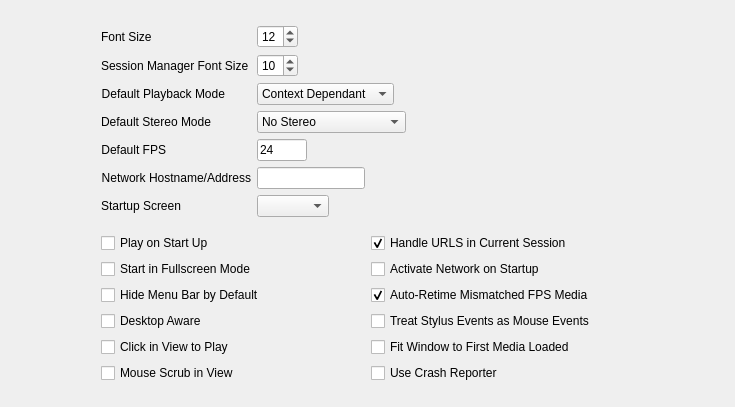
     <widget class="QWidget" name="generalTab">
      <attribute name="title">
       <string>General</string>
      </attribute>
      <layout class="QHBoxLayout" name="horizontalLayout_21">
       <property name="topMargin">
        <number>25</number>
       </property>
       <item>
        <spacer name="horizontalSpacer_34">
         <property name="orientation">
          <enum>Qt::Horizontal</enum>
         </property>
         <property name="sizeType">
          <enum>QSizePolicy::MinimumExpanding</enum>
         </property>
         <property name="sizeHint" stdset="0">
          <size>
           <width>90</width>
           <height>17</height>
          </size>
         </property>
        </spacer>
       </item>
       <item>
        <layout class="QVBoxLayout" name="verticalLayout_8">
         <item>
          <layout class="QFormLayout" name="formLayout_9">
           <property name="fieldGrowthPolicy">
            <enum>QFormLayout::FieldsStayAtSizeHint</enum>
           </property>
           <item row="0" column="0">
            <widget class="QLabel" name="label_20">
             <property name="text">
              <string>Font Size</string>
             </property>
            </widget>
           </item>
           <item row="0" column="1">
            <widget class="QSpinBox" name="fontSizeSpinBox">
             <property name="minimum">
              <number>10</number>
             </property>
             <property name="value">
              <number>12</number>
             </property>
            </widget>
           </item>
           <item row="1" column="0">
            <widget class="QLabel" name="label_21">
             <property name="text">
              <string>Session Manager Font Size</string>
             </property>
            </widget>
           </item>
           <item row="1" column="1">
            <widget class="QSpinBox" name="fontSize2SpinBox">
             <property name="minimum">
              <number>5</number>
             </property>
             <property name="value">
              <number>10</number>
             </property>
            </widget>
           </item>
           <item row="2" column="0">
            <widget class="QLabel" name="label_29">
             <property name="text">
              <string>Default Playback Mode</string>
             </property>
             <property name="alignment">
              <set>Qt::AlignRight|Qt::AlignTrailing|Qt::AlignVCenter</set>
             </property>
            </widget>
           </item>
           <item row="2" column="1">
            <layout class="QHBoxLayout" name="horizontalLayout_23">
             <item>
              <widget class="QComboBox" name="playbackModeCombo">
               <item>
                <property name="text">
                 <string>Context Dependant</string>
                </property>
               </item>
               <item>
                <property name="text">
                 <string>Play All Frames</string>
                </property>
               </item>
               <item>
                <property name="text">
                 <string>Realtime</string>
                </property>
               </item>
              </widget>
             </item>
             <item>
              <spacer name="horizontalSpacer_23">
               <property name="orientation">
                <enum>Qt::Horizontal</enum>
               </property>
               <property name="sizeHint" stdset="0">
                <size>
                 <width>40</width>
                 <height>20</height>
                </size>
               </property>
              </spacer>
             </item>
            </layout>
           </item>
           <item row="3" column="0">
            <widget class="QLabel" name="label_33">
             <property name="text">
              <string>Default Stereo Mode</string>
             </property>
             <property name="alignment">
              <set>Qt::AlignRight|Qt::AlignTrailing|Qt::AlignVCenter</set>
             </property>
            </widget>
           </item>
           <item row="3" column="1">
            <layout class="QHBoxLayout" name="horizontalLayout_24">
             <item>
              <widget class="QComboBox" name="stereoModeCombo">
               <item>
                <property name="text">
                 <string>No Stereo</string>
                </property>
               </item>
               <item>
                <property name="text">
                 <string>Anaglyph</string>
                </property>
               </item>
               <item>
                <property name="text">
                 <string>Side-by-Side</string>
                </property>
               </item>
               <item>
                <property name="text">
                 <string>Side-by-Side Mirrored</string>
                </property>
               </item>
               <item>
                <property name="text">
                 <string>Left Only</string>
                </property>
               </item>
               <item>
                <property name="text">
                 <string>Right Only</string>
                </property>
               </item>
               <item>
                <property name="text">
                 <string>DLP Stereo</string>
                </property>
               </item>
               <item>
                <property name="text">
                 <string>LCD Scanline</string>
                </property>
               </item>
               <item>
                <property name="text">
                 <string>OpenGL Hardware</string>
                </property>
               </item>
              </widget>
             </item>
             <item>
              <spacer name="horizontalSpacer_24">
               <property name="orientation">
                <enum>Qt::Horizontal</enum>
               </property>
               <property name="sizeHint" stdset="0">
                <size>
                 <width>40</width>
                 <height>20</height>
                </size>
               </property>
              </spacer>
             </item>
            </layout>
           </item>
           <item row="4" column="0">
            <widget class="QLabel" name="label_47">
             <property name="text">
              <string>Default FPS</string>
             </property>
             <property name="alignment">
              <set>Qt::AlignRight|Qt::AlignTrailing|Qt::AlignVCenter</set>
             </property>
            </widget>
           </item>
           <item row="4" column="1">
            <layout class="QHBoxLayout" name="horizontalLayout_25">
             <item>
              <widget class="QLineEdit" name="fpsEdit">
               <property name="maximumSize">
                <size>
                 <width>50</width>
                 <height>16777215</height>
                </size>
               </property>
               <property name="text">
                <string>24</string>
               </property>
              </widget>
             </item>
             <item>
              <spacer name="horizontalSpacer_25">
               <property name="orientation">
                <enum>Qt::Horizontal</enum>
               </property>
               <property name="sizeHint" stdset="0">
                <size>
                 <width>40</width>
                 <height>20</height>
                </size>
               </property>
              </spacer>
             </item>
            </layout>
           </item>
           <item row="5" column="0">
            <widget class="QLabel" name="label_62">
             <property name="text">
              <string>Network Hostname/Address</string>
             </property>
             <property name="alignment">
              <set>Qt::AlignRight|Qt::AlignTrailing|Qt::AlignVCenter</set>
             </property>
            </widget>
           </item>
           <item row="5" column="1">
            <layout class="QHBoxLayout" name="horizontalLayout_26">
             <item>
              <widget class="QLineEdit" name="networkHostEdit">
               <property name="text">
                <string/>
               </property>
              </widget>
             </item>
             <item>
              <spacer name="horizontalSpacer_26">
               <property name="orientation">
                <enum>Qt::Horizontal</enum>
               </property>
               <property name="sizeHint" stdset="0">
                <size>
                 <width>40</width>
                 <height>20</height>
                </size>
               </property>
              </spacer>
             </item>
            </layout>
           </item>
           <item row="6" column="0">
            <widget class="QLabel" name="label_68">
             <property name="text">
              <string>Startup Screen</string>
             </property>
             <property name="alignment">
              <set>Qt::AlignRight|Qt::AlignTrailing|Qt::AlignVCenter</set>
             </property>
            </widget>
           </item>
           <item row="6" column="1">
            <layout class="QHBoxLayout" name="horizontalLayout_37">
             <item>
              <widget class="QComboBox" name="startupScreenCombo"/>
             </item>
             <item>
              <spacer name="horizontalSpacer_43">
               <property name="orientation">
                <enum>Qt::Horizontal</enum>
               </property>
               <property name="sizeHint" stdset="0">
                <size>
                 <width>40</width>
                 <height>20</height>
                </size>
               </property>
              </spacer>
             </item>
            </layout>
           </item>
          </layout>
         </item>
         <item>
          <spacer name="verticalSpacer_5">
           <property name="orientation">
            <enum>Qt::Vertical</enum>
           </property>
           <property name="sizeType">
            <enum>QSizePolicy::Fixed</enum>
           </property>
           <property name="sizeHint" stdset="0">
            <size>
             <width>20</width>
             <height>10</height>
            </size>
           </property>
          </spacer>
         </item>
         <item>
          <layout class="QGridLayout" name="gridLayout">
           <item row="0" column="0">
            <widget class="QCheckBox" name="playOnStartupToggle">
             <property name="text">
              <string>Play on Start Up</string>
             </property>
            </widget>
           </item>
           <item row="0" column="1">
            <widget class="QCheckBox" name="reuseSessionToggle">
             <property name="text">
              <string>Handle URLS in Current Session</string>
             </property>
             <property name="checked">
              <bool>true</bool>
             </property>
            </widget>
           </item>
           <item row="1" column="0">
            <widget class="QCheckBox" name="fullscreenOnStartupToggle">
             <property name="text">
              <string>Start in Fullscreen Mode</string>
             </property>
            </widget>
           </item>
           <item row="1" column="1">
            <widget class="QCheckBox" name="networkToggle">
             <property name="text">
              <string>Activate Network on Startup</string>
             </property>
            </widget>
           </item>
           <item row="2" column="0">
            <widget class="QCheckBox" name="noMenuBarToggle">
             <property name="text">
              <string>Hide Menu Bar by Default</string>
             </property>
            </widget>
           </item>
           <item row="2" column="1">
            <widget class="QCheckBox" name="autoRetimeToggle">
             <property name="text">
              <string>Auto-Retime Mismatched FPS Media</string>
             </property>
             <property name="checked">
              <bool>true</bool>
             </property>
            </widget>
           </item>
           <item row="3" column="0">
            <widget class="QCheckBox" name="desktopAwareToggle">
             <property name="text">
              <string>Desktop Aware</string>
             </property>
            </widget>
           </item>
           <item row="3" column="1">
            <widget class="QCheckBox" name="stylusAsMouseToggle">
             <property name="text">
              <string>Treat Stylus Events as Mouse Events</string>
             </property>
            </widget>
           </item>
           <item row="4" column="0">
            <widget class="QCheckBox" name="clickToPlayEnableToggle">
             <property name="text">
              <string>Click in View to Play</string>
             </property>
            </widget>
           </item>
           <item row="4" column="1">
            <widget class="QCheckBox" name="startupResizeToggle">
             <property name="text">
              <string>Fit Window to First Media Loaded</string>
             </property>
            </widget>
           </item>
           <item row="5" column="0">
            <widget class="QCheckBox" name="scrubEnableToggle">
             <property name="text">
              <string>Mouse Scrub in View</string>
             </property>
            </widget>
           </item>
           <item row="5" column="1">
            <widget class="QCheckBox" name="useCrashReporterToggle">
             <property name="text">
              <string>Use Crash Reporter</string>
             </property>
            </widget>
           </item>
          </layout>
         </item>
         <item>
          <spacer name="verticalSpacer_4">
           <property name="orientation">
            <enum>Qt::Vertical</enum>
           </property>
           <property name="sizeHint" stdset="0">
            <size>
             <width>533</width>
             <height>13</height>
            </size>
           </property>
          </spacer>
         </item>
        </layout>
       </item>
       <item>
        <spacer name="horizontalSpacer_35">
         <property name="orientation">
          <enum>Qt::Horizontal</enum>
         </property>
         <property name="sizeType">
          <enum>QSizePolicy::MinimumExpanding</enum>
         </property>
         <property name="sizeHint" stdset="0">
          <size>
           <width>90</width>
           <height>17</height>
          </size>
         </property>
        </spacer>
       </item>
      </layout>
     </widget>
